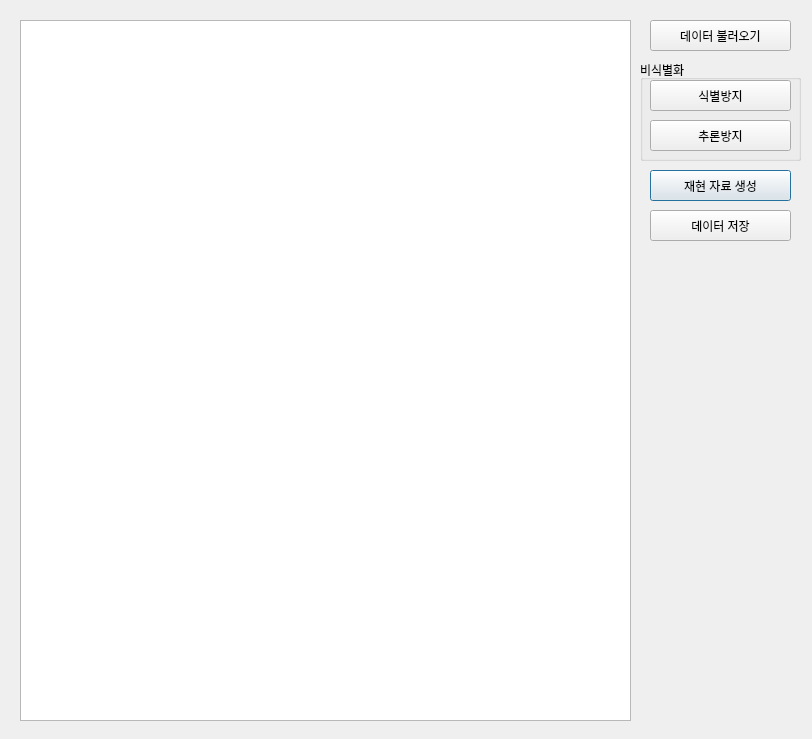
<?xml version="1.0" encoding="UTF-8"?>
<ui version="4.0">
 <class>Dialog</class>
 <widget class="QDialog" name="Dialog">
  <property name="geometry">
   <rect>
    <x>0</x>
    <y>0</y>
    <width>812</width>
    <height>739</height>
   </rect>
  </property>
  <property name="windowTitle">
   <string>Dialog</string>
  </property>
  <widget class="QPushButton" name="syndataButton">
   <property name="geometry">
    <rect>
     <x>650</x>
     <y>170</y>
     <width>141</width>
     <height>31</height>
    </rect>
   </property>
   <property name="text">
    <string>재현 자료 생성</string>
   </property>
  </widget>
  <widget class="QPushButton" name="inputButton">
   <property name="geometry">
    <rect>
     <x>650</x>
     <y>20</y>
     <width>141</width>
     <height>31</height>
    </rect>
   </property>
   <property name="text">
    <string>데이터 불러오기</string>
   </property>
  </widget>
  <widget class="QPushButton" name="outputButton">
   <property name="geometry">
    <rect>
     <x>650</x>
     <y>210</y>
     <width>141</width>
     <height>31</height>
    </rect>
   </property>
   <property name="text">
    <string>데이터 저장</string>
   </property>
  </widget>
  <widget class="QTableWidget" name="tableWidget">
   <property name="geometry">
    <rect>
     <x>20</x>
     <y>20</y>
     <width>611</width>
     <height>701</height>
    </rect>
   </property>
  </widget>
  <widget class="QGroupBox" name="groupBox">
   <property name="geometry">
    <rect>
     <x>640</x>
     <y>60</y>
     <width>161</width>
     <height>101</height>
    </rect>
   </property>
   <property name="title">
    <string>비식별화</string>
   </property>
   <widget class="QPushButton" name="pushButton_2">
    <property name="geometry">
     <rect>
      <x>10</x>
      <y>60</y>
      <width>141</width>
      <height>31</height>
     </rect>
    </property>
    <property name="text">
     <string>추론방지</string>
    </property>
   </widget>
   <widget class="QPushButton" name="deidButton">
    <property name="geometry">
     <rect>
      <x>10</x>
      <y>20</y>
      <width>141</width>
      <height>31</height>
     </rect>
    </property>
    <property name="text">
     <string>식별방지</string>
    </property>
   </widget>
  </widget>
 </widget>
 <resources/>
 <connections/>
</ui>
